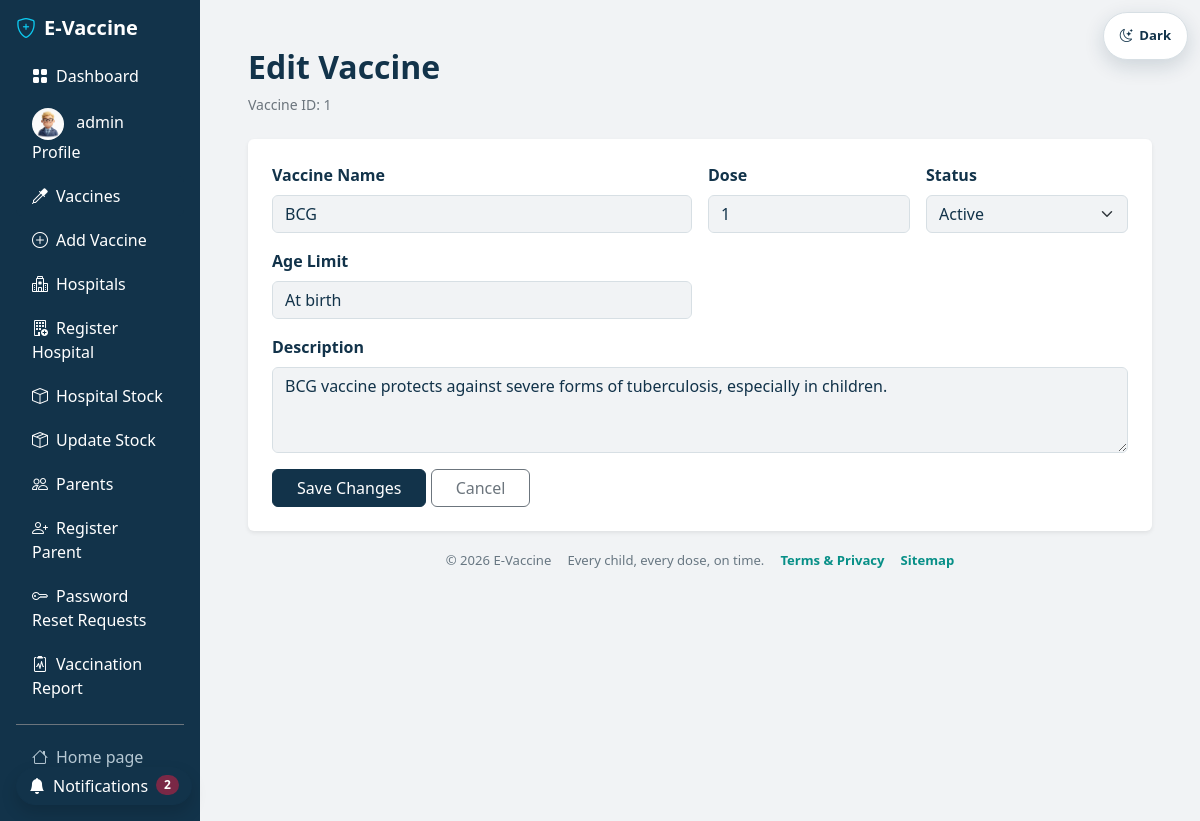
The app's page /admin/editVaccines.php?id=1 (signed in) with its own data.
### tables this page shows
CREATE TABLE `vaccines` (
  `Vaccine_ID` int(11) NOT NULL,
  `Vaccine_Name` varchar(150) NOT NULL,
  `Dose` int(11) NOT NULL,
  `Age_Limit` varchar(50) NOT NULL,
  `Status` enum('Active','Inactive') DEFAULT 'Active',
  `description` text DEFAULT NULL
);

### config.php (called while the page is built, shortened)
<?php
function e($value) {
    return htmlspecialchars((string)$value, ENT_QUOTES, 'UTF-8');
}
?>

### admin/editVaccines.php (the view, shortened to what this page needs)
<?php
include 'auth.php';
if ($_SERVER['REQUEST_METHOD'] == 'POST' && isset($_POST['btn'])) {
    $id          = (int)$_POST['id'];
    $name        = esc($_POST['newname']);
    $dose        = (int)$_POST['dose'];
    $age_limit   = esc($_POST['agelimit']);
    $description = esc($_POST['description']);
    $status = 'Active';
    if ($_POST['status'] === 'Inactive') {
        $status = 'Inactive';
    }
    $check = mysqli_query($connect, "SELECT Vaccine_ID FROM vaccines WHERE Vaccine_Name = '$name' AND Vaccine_ID <> $id");
    if ($name == '' || $dose < 1 || $age_limit == '') {
        $alert = ['danger', 'Vaccine name, dose aur age limit zaroori hain.'];
    } elseif (mysqli_num_rows($check) > 0) {
        $alert = ['warning', 'Is naam ki doosri vaccine pehle se maujood hai.'];
    } else {
        mysqli_query($connect, "UPDATE vaccines
                                SET Vaccine_Name = '$name', Dose = $dose, Age_Limit = '$age_limit',
                                    Status = '$status', description = '$description'
                                WHERE Vaccine_ID = $id");
        header('Location: vaccines.php?msg=updated');
        exit;
    }
    $vaccine = [
        'Vaccine_ID' => $id, 'Vaccine_Name' => $_POST['newname'], 'Dose' => $_POST['dose'],
        'Age_Limit' => $_POST['agelimit'], 'Status' => $status, 'description' => $_POST['description'],
    ];
} else {
    $id = 0;
    if (isset($_GET['id'])) {
        $id = (int)$_GET['id'];
    }
    $run = mysqli_query($connect, "SELECT * FROM vaccines WHERE Vaccine_ID = $id");
    $vaccine = mysqli_fetch_assoc($run);
}
$active = 'vaccines';
include 'layout_top.php';
?>
<div class="mb-4">
    <h2 class="fw-bold">Edit Vaccine</h2>
    <p class="text-secondary small mb-0">Vaccine ID: <?= (int)$vaccine['Vaccine_ID'] ?></p>
</div>
<div class="card border-0 shadow-sm">
    <div class="card-body p-4">
        <form method="POST">
            <div class="row g-3">
                <div class="col-md-6">
                    <label class="form-label fw-semibold">Vaccine Name</label>
                    <input type="text" name="newname" class="form-control" value="<?= e($vaccine['Vaccine_Name']) ?>" required>
                </div>
                <div class="col-md-3">
                    <label class="form-label fw-semibold">Dose</label>
                    <input type="number" name="dose" class="form-control" min="1" value="<?= e($vaccine['Dose']) ?>" required>
                </div>
                <div class="col-md-3">
                    <label class="form-label fw-semibold">Status</label>
                    <select name="status" class="form-select">
                        <option value="Active" <?php if ($vaccine['Status'] === 'Active') { echo 'selected'; } ?>>Active</option>
                    </select>
                </div>
                <div class="col-md-6">
                    <label class="form-label fw-semibold">Age Limit</label>
                    <input type="text" name="agelimit" class="form-control" value="<?= e($vaccine['Age_Limit']) ?>" required>
                </div>
                <div class="col-12">
                    <label class="form-label fw-semibold">Description</label>
                    <textarea name="description" class="form-control" rows="3"><?= e($vaccine['description']) ?></textarea>
                </div>
                <div class="col-12">
                    <button type="submit" name="btn" class="btn btn-primary px-4">Save Changes</button>
                    <a href="vaccines.php" class="btn btn-outline-secondary px-4">Cancel</a>
                </div>
            </div>
        </form>
    </div>
</div>
<?php include 'layout_bottom.php'; ?>

### admin/sidebar.php (shortened to what this page needs)
<?php
require_once __DIR__ . '/../config.php';
$adminProfileImage = '';
$result = mysqli_query($connect, "SELECT profile_image FROM admin_accounts WHERE id = 1 LIMIT 1");
if ($result && $row = mysqli_fetch_assoc($result)) {
    if (!empty($row['profile_image'])) {
        $adminProfileImage = '../' . $row['profile_image'];
    }
}
?>
<aside class="admin-sidebar col-12 col-md-3 col-lg-2 bg-dark text-white p-3 d-flex flex-column">
    <div class="d-flex align-items-center justify-content-between mb-3">
        <h5 class="fw-bold mb-0">
            <i class="bi bi-shield-plus text-info me-2"></i>E-Vaccine
        </h5>
    </div>
    <div class="collapse d-md-flex flex-column flex-grow-1" id="adminSidebarMenu">
        <ul class="nav flex-column gap-1 flex-grow-1">
            <li class="nav-item">
                <a href="admin.php" class="nav-link text-white rounded <?= ($active == 'dashboard') ? 'active bg-primary' : '' ?>">
                    <i class="bi bi-grid-fill me-2"></i>Dashboard
                </a>
            </li>
            <li class="nav-item">
                <a href="profile.php" class="nav-link text-white rounded <?= ($active == 'profile') ? 'active bg-primary' : '' ?>">
                     <?php if (!empty($adminProfileImage)): ?>
                <img src="<?= $adminProfileImage ?>" class="rounded-circle me-2" width="32" height="32">
            <?php else: ?>
                <i class="bi bi-person-fill-gear text-primary me-2 fs-5"></i>
            <?php endif; ?>
           <?= $_SESSION['admin'] ?? 'Admin' ?> Profile
                </a>
            </li>
            <li class="nav-item">
                <a href="vaccines.php" class="nav-link text-white rounded <?= ($active == 'vaccines') ? 'active bg-primary' : '' ?>">
                    <i class="bi bi-eyedropper me-2"></i>Vaccines
                </a>
            </li>
            <li class="nav-item">
                <a href="adminvaccineadd.php" class="nav-link text-white rounded <?= ($active == 'vaccine_add') ? 'active bg-primary' : '' ?>">
                    <i class="bi bi-plus-circle me-2"></i>Add Vaccine
                </a>
            </li>
            <li class="nav-item">
                <a href="hospitalUpdate.php" class="nav-link text-white rounded <?= ($active == 'hospitals') ? 'active bg-primary' : '' ?>">
                    <i class="bi bi-hospital me-2"></i>Hospitals
                </a>
            </li>
            <li class="nav-item">
                <a href="admin-hospital_register.php" class="nav-link text-white rounded <?= ($active == 'hospital_add') ? 'active bg-primary' : '' ?>">
                    <i class="bi bi-building-add me-2"></i>Register Hospital
                </a>
            </li>
            <li class="nav-item">
                <a href="vaccine_stock_view.php" class="nav-link text-white rounded <?= ($active == 'stock_view') ? 'active bg-primary' : '' ?>">
                    <i class="bi bi-box me-2"></i>Hospital Stock
                </a>
            </li>
            <li class="nav-item">
                <a href="admin_vaccine_stock.php" class="nav-link text-white rounded <?= ($active == 'stock_update') ? 'active bg-primary' : '' ?>">
                    <i class="bi bi-box-seam me-2"></i>Update Stock
                </a>
            </li>
            <li class="nav-item">
                <a href="parentsUpdate.php" class="nav-link text-white rounded <?= ($active == 'parents') ? 'active bg-primary' : '' ?>">
                    <i class="bi bi-people me-2"></i>Parents
                </a>
            </li>
            <li class="nav-item">
                <a href="adminParentRegistration.php" class="nav-link text-white rounded <?= ($active == 'parent_add') ? 'active bg-primary' : '' ?>">
                    <i class="bi bi-person-plus me-2"></i>Register Parent
                </a>
            </li>
            <li class="nav-item">
                <a href="password-reset-requests.php" class="nav-link text-white rounded <?= ($active == 'password_resets') ? 'active bg-primary' : '' ?>">
                    <i class="bi bi-key me-2"></i>Password Reset Requests
                </a>
            </li>
            <li class="nav-item">
                <a href="vaccination_report.php" class="nav-link text-white rounded <?= ($active == 'vaccination_report') ? 'active bg-primary' : '' ?>">
                    <i class="bi bi-clipboard2-pulse me-2"></i>Vaccination Report
                </a>
            </li>
        </ul>
        <div class="border-top border-secondary pt-3 mt-3">
            <a href="../index.php" class="nav-link text-secondary px-3 py-1">
                <i class="bi bi-house me-2"></i>Home page
            </a>
            <a href="admin_logout.php" class="nav-link text-danger px-3 py-1">
            </a>
        </div>
    </div>
</aside>

### includes/theme.css (style rules this page uses)
:root { --evax-navy: #12334a; --evax-teal: #078f87; --evax-wine: #7a2846; --evax-light-grey: #f1f3f5; --evax-white: #ffffff; --evax-muted: #687782; --evax-border: #d7dfe4; --bs-primary: var(--evax-navy); --bs-primary-rgb: 18, 51, 74; --bs-success: var(--evax-teal); --bs-success-rgb: 7, 143, 135; --bs-danger: var(--evax-wine); --bs-danger-rgb: 122, 40, 70; --bs-body-bg: var(--evax-light-grey); --bs-body-color: var(--evax-navy); --bs-secondary-color: var(--evax-muted); --bs-border-color: var(--evax-border); --bs-link-color: var(--evax-teal); --bs-link-hover-color: var(--evax-wine); }
* { scrollbar-color: var(--evax-muted) var(--evax-light-grey); }
body { background-color: var(--evax-light-grey) !important; color: var(--bs-body-color) !important; font-family: "Segoe UI", Arial, sans-serif !important; }
html { background-color: var(--evax-light-grey); }
.bg-dark .text-secondary, .bg-dark .nav-link.text-secondary { color: #b6c8d3 !important; }
.bg-light, .bg-body-tertiary { background-color: var(--evax-light-grey) !important; }
.bg-white, .card, .surface-card, form.bg-white, .report-sheet, .portal-card, .overview-box, .dashboard-card { color: var(--bs-body-color); background-color: var(--evax-white) !important; }
.navbar.bg-primary, .navbar-dark.bg-primary, .sidebar, .admin-sidebar, .bg-dark { background-color: #12334a !important; }
.btn-primary { --bs-btn-bg: #12334a; --bs-btn-border-color: #12334a; --bs-btn-hover-bg: #0c2639; --bs-btn-hover-border-color: #0c2639; --bs-btn-active-bg: #0c2639; --bs-btn-active-border-color: #0c2639; --bs-btn-disabled-bg: #12334a; --bs-btn-disabled-border-color: #12334a; }
.text-danger { color: #7a2846 !important; }
.bg-primary { background-color: #12334a !important; }
.card, .surface-card, .report-sheet, .portal-card, .overview-box, .dashboard-card { border-color: var(--evax-border) !important; }

### admin/layout_top.php (style rules this page uses)
@media (min-width: 768px) { .admin-sidebar { min-height: 100vh; } }

### records on screen
vaccines: Vaccine_ID "1", newname "BCG", dose "1", status "Active", agelimit "At birth", description "BCG vaccine protects against severe forms of tuberculosis, especially in children."

### other values on screen
$_SESSION['admin'] "admin"
$unreadCount "2"
